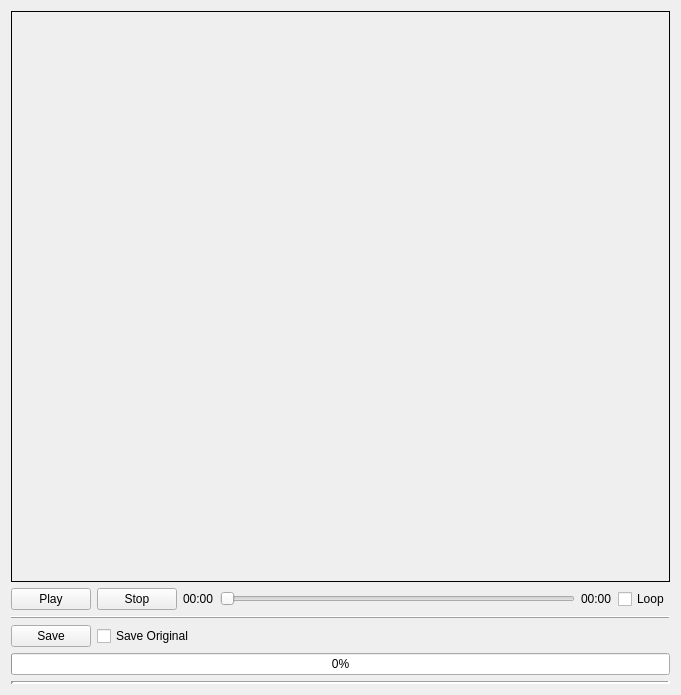
<?xml version="1.0" encoding="UTF-8"?>
<ui version="4.0">
 <class>VideoView</class>
 <widget class="QWidget" name="VideoView">
  <property name="geometry">
   <rect>
    <x>0</x>
    <y>0</y>
    <width>681</width>
    <height>695</height>
   </rect>
  </property>
  <property name="sizePolicy">
   <sizepolicy hsizetype="Minimum" vsizetype="Minimum">
    <horstretch>0</horstretch>
    <verstretch>0</verstretch>
   </sizepolicy>
  </property>
  <property name="windowTitle">
   <string>Form</string>
  </property>
  <layout class="QVBoxLayout" name="verticalLayout" stretch="0,0,0,0">
   <item>
    <layout class="QHBoxLayout" name="frameLayout">
     <item>
      <widget class="FrameLabel" name="frameLabel">
       <property name="enabled">
        <bool>true</bool>
       </property>
       <property name="sizePolicy">
        <sizepolicy hsizetype="Ignored" vsizetype="Ignored">
         <horstretch>0</horstretch>
         <verstretch>0</verstretch>
        </sizepolicy>
       </property>
       <property name="mouseTracking">
        <bool>true</bool>
       </property>
       <property name="autoFillBackground">
        <bool>true</bool>
       </property>
       <property name="frameShape">
        <enum>QFrame::Box</enum>
       </property>
       <property name="alignment">
        <set>Qt::AlignCenter</set>
       </property>
      </widget>
     </item>
    </layout>
   </item>
   <item>
    <layout class="QVBoxLayout" name="verticalLayout_2">
     <item>
      <layout class="QHBoxLayout" name="playerControlLayout">
       <item>
        <widget class="QPushButton" name="PlayButton">
         <property name="sizePolicy">
          <sizepolicy hsizetype="Minimum" vsizetype="Maximum">
           <horstretch>0</horstretch>
           <verstretch>0</verstretch>
          </sizepolicy>
         </property>
         <property name="text">
          <string>Play</string>
         </property>
         <property name="shortcut">
          <string>Return</string>
         </property>
         <property name="checkable">
          <bool>false</bool>
         </property>
        </widget>
       </item>
       <item>
        <widget class="QPushButton" name="StopButton">
         <property name="sizePolicy">
          <sizepolicy hsizetype="Minimum" vsizetype="Maximum">
           <horstretch>0</horstretch>
           <verstretch>0</verstretch>
          </sizepolicy>
         </property>
         <property name="text">
          <string>Stop</string>
         </property>
        </widget>
       </item>
       <item>
        <widget class="QLabel" name="currentTimeLabel">
         <property name="sizePolicy">
          <sizepolicy hsizetype="Preferred" vsizetype="Maximum">
           <horstretch>0</horstretch>
           <verstretch>0</verstretch>
          </sizepolicy>
         </property>
         <property name="text">
          <string>00:00</string>
         </property>
        </widget>
       </item>
       <item>
        <widget class="QSlider" name="TimeSlider">
         <property name="sizePolicy">
          <sizepolicy hsizetype="Expanding" vsizetype="Maximum">
           <horstretch>0</horstretch>
           <verstretch>0</verstretch>
          </sizepolicy>
         </property>
         <property name="orientation">
          <enum>Qt::Horizontal</enum>
         </property>
        </widget>
       </item>
       <item>
        <widget class="QLabel" name="totalTimeLabel">
         <property name="sizePolicy">
          <sizepolicy hsizetype="Preferred" vsizetype="Maximum">
           <horstretch>0</horstretch>
           <verstretch>0</verstretch>
          </sizepolicy>
         </property>
         <property name="text">
          <string>00:00</string>
         </property>
        </widget>
       </item>
       <item>
        <widget class="QCheckBox" name="LoopCheckBox">
         <property name="text">
          <string>Loop</string>
         </property>
        </widget>
       </item>
      </layout>
     </item>
     <item>
      <widget class="Line" name="line_2">
       <property name="frameShadow">
        <enum>QFrame::Raised</enum>
       </property>
       <property name="orientation">
        <enum>Qt::Horizontal</enum>
       </property>
      </widget>
     </item>
     <item>
      <layout class="QHBoxLayout" name="horizontalLayout_2">
       <item>
        <widget class="QPushButton" name="saveButton">
         <property name="text">
          <string>Save</string>
         </property>
        </widget>
       </item>
       <item>
        <widget class="QCheckBox" name="saveOriginalCheckBox">
         <property name="text">
          <string>Save Original</string>
         </property>
        </widget>
       </item>
       <item>
        <spacer name="saveHorizontalSpacer">
         <property name="orientation">
          <enum>Qt::Horizontal</enum>
         </property>
         <property name="sizeHint" stdset="0">
          <size>
           <width>40</width>
           <height>20</height>
          </size>
         </property>
        </spacer>
       </item>
      </layout>
     </item>
    </layout>
   </item>
   <item>
    <widget class="QProgressBar" name="saveProgressBar">
     <property name="value">
      <number>0</number>
     </property>
    </widget>
   </item>
   <item>
    <widget class="Line" name="line">
     <property name="frameShadow">
      <enum>QFrame::Sunken</enum>
     </property>
     <property name="lineWidth">
      <number>3</number>
     </property>
     <property name="orientation">
      <enum>Qt::Horizontal</enum>
     </property>
    </widget>
   </item>
  </layout>
 </widget>
 <customwidgets>
  <customwidget>
   <class>FrameLabel</class>
   <extends>QLabel</extends>
   <header>FrameLabel.h</header>
  </customwidget>
 </customwidgets>
 <resources/>
 <connections/>
</ui>
